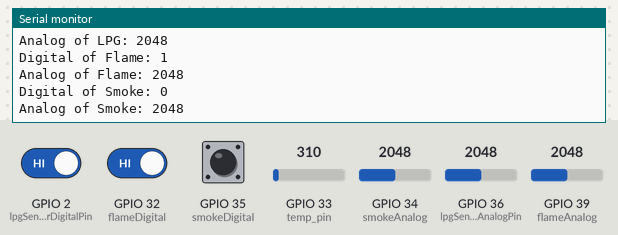
This sketch was run on a simulated ESP32. On the bench: the last lines printed to the serial monitor. The test bench sets the inputs (shaded band); at power-on: GPIO 33 (temp_pin) = 310, GPIO 34 (smokeAnalog) = 2048, GPIO 36 (lpgSensorAnalogPin) = 2048, GPIO 39 (flameAnalog) = 2048, GPIO 2 (lpgSensorDigitalPin) HIGH, GPIO 32 (flameDigital) HIGH, GPIO 35 (smokeDigital) LOW. WiFi joins after 1.5 s; servers stay silent unless stated.

Above: at 3.2 s.
3.3 s: GPIO 33 (temp_pin) set to 372
At 5.5 s:
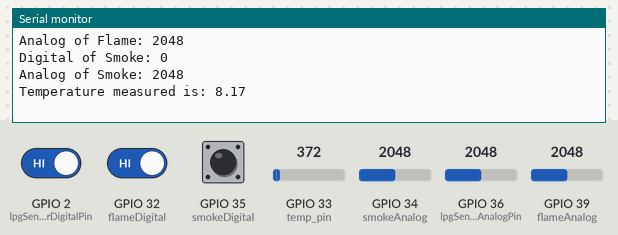
9.4 s: GPIO 34 (smokeAnalog) set to 2866
At 13.8 s:
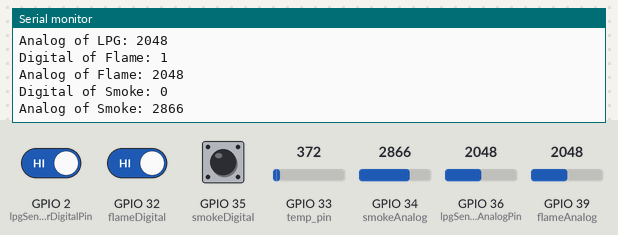
15.5 s: GPIO 36 (lpgSensorAnalogPin) set to 2866
At 21.4 s:
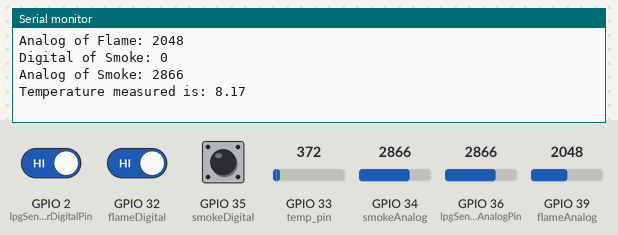
21.6 s: GPIO 39 (flameAnalog) set to 2866
At 24.5 s:
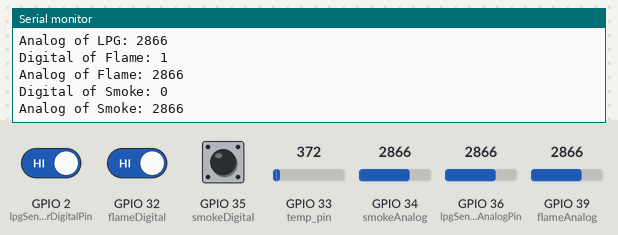

Measured:
- after the input at 3.3 s, the serial monitor: prints a new line after 0.90 s (image 1)
- after the input at 9.4 s, the serial monitor: prints a new line after 3.6 s (image 2)
- after the input at 15.5 s, the serial monitor: prints a new line after 2.9 s (image 3)
- after the input at 21.6 s, the serial monitor: prints a new line after 2.3 s (image 4)

The sketch:

projectiot.ino
```cpp
#include "WiFi.h"
#include "ThingSpeak.h"
#define LPG_ID 2163504
#define LPG_API_KEY "187CSQURHUJGTFM9"
#define TEMP_ID 2151439
#define TEMP_API_KEY "LF9Z2ZSVFXM5NT9Y"
#define FLAME_ID  2165795
#define FLAME_API_KEY "UAR8XNTOZDVUVM18"
#define SMOKE_ID 2165803
#define SMOKE_API_KEY "ZCXLSEK4TJQEJ7UT"

#define WIFI_TIMEOUT_MS 20000
char ssid[]="Divu";
char password[]="Divyaraj@1234";

#define temp_pin 33
#define ADC_VREF_mV 900.0
#define ADC_RESOLUTION 4096.0

#define lpgSensorDigitalPin 2
#define lpgSensorAnalogPin 36
#define flameDigital 32
#define flameAnalog 39
#define smokeDigital 35
#define smokeAnalog 34
#define ALERT_ID 2165472
#define ALERT_API_KEY "CB1XBMIGOF1UPLXR"
int counter=0;
float x_sum=0;
float nloop=0;
WiFiClient client;
void connectToWiFi(){
  WiFi.begin(ssid,password);
  while(WiFi.status()!=WL_CONNECTED){
    delay(1000);
    Serial.println("Connecting to Wifi...");
  }
  Serial.println("Connected");
}

void setup() {
  Serial.begin(9600);
  connectToWiFi();
  ThingSpeak.begin(client);
  pinMode(lpgSensorDigitalPin, INPUT);
  pinMode(lpgSensorAnalogPin, INPUT);
  pinMode(flameDigital, INPUT);
  pinMode(flameAnalog, INPUT);
  pinMode(smokeDigital, INPUT);
  pinMode(smokeAnalog, INPUT);
  pinMode(temp_pin, INPUT);
}

void loop() {
  int lpgValueDigital = digitalRead(lpgSensorDigitalPin);
  int lpgValueAnalog = analogRead(lpgSensorAnalogPin);

  Serial.print("Digital of LPG: ");
  Serial.println(lpgValueDigital);
  Serial.print("Analog of LPG: ");
  Serial.println(lpgValueAnalog);//base value: 2100-2200

  int flameValueDigital = digitalRead(flameDigital);
  int flameValueAnalog = analogRead(flameAnalog);

  Serial.print("Digital of Flame: ");
  Serial.println(flameValueDigital);
  Serial.print("Analog of Flame: ");//base value: 4095
  Serial.println(flameValueAnalog);


  int smokeValueDigital = digitalRead(smokeDigital);
  int smokeValueAnalog = analogRead(smokeAnalog);

  Serial.print("Digital of Smoke: ");//unrealiable
  Serial.println(smokeValueDigital);
  Serial.print("Analog of Smoke: ");//base value: 200-250
  Serial.println(smokeValueAnalog);
  // Serial.println(" ");

  ThingSpeak.writeField( LPG_ID ,1, lpgValueAnalog, LPG_API_KEY);
  ThingSpeak.writeField( LPG_ID ,2, lpgValueDigital, LPG_API_KEY);
  ThingSpeak.writeField( FLAME_ID ,1, flameValueAnalog, FLAME_API_KEY);
  ThingSpeak.writeField( FLAME_ID ,2, flameValueDigital, FLAME_API_KEY);
  ThingSpeak.writeField( SMOKE_ID ,1, smokeValueAnalog, SMOKE_API_KEY);
  ThingSpeak.writeField( SMOKE_ID ,2, smokeValueDigital, SMOKE_API_KEY);

  if(lpgValueDigital==0||flameValueDigital==0||smokeValueAnalog>300)
    ThingSpeak.writeField( ALERT_ID ,1, 1, ALERT_API_KEY);
  else
    ThingSpeak.writeField( ALERT_ID ,1, 0, ALERT_API_KEY);


  // ThingSpeak.writeField()
  //  ThingSpeak.writeField( CHANNEL_ID ,1, tempr/nloop, CHANNEL_API_KEY);

  Serial.print("Temperature measured is: ");
  float temp=analogRead(temp_pin);//base value- 19-30(room temp) 30-35(body-temp)
  temp *= (ADC_VREF_mV/ADC_RESOLUTION);
  temp /= 10;
  Serial.println(temp);//threshold temp =>50
  Serial.println(" ");
  ThingSpeak.writeField( TEMP_ID ,1, temp, TEMP_API_KEY);

 delay(3000);

}
```
